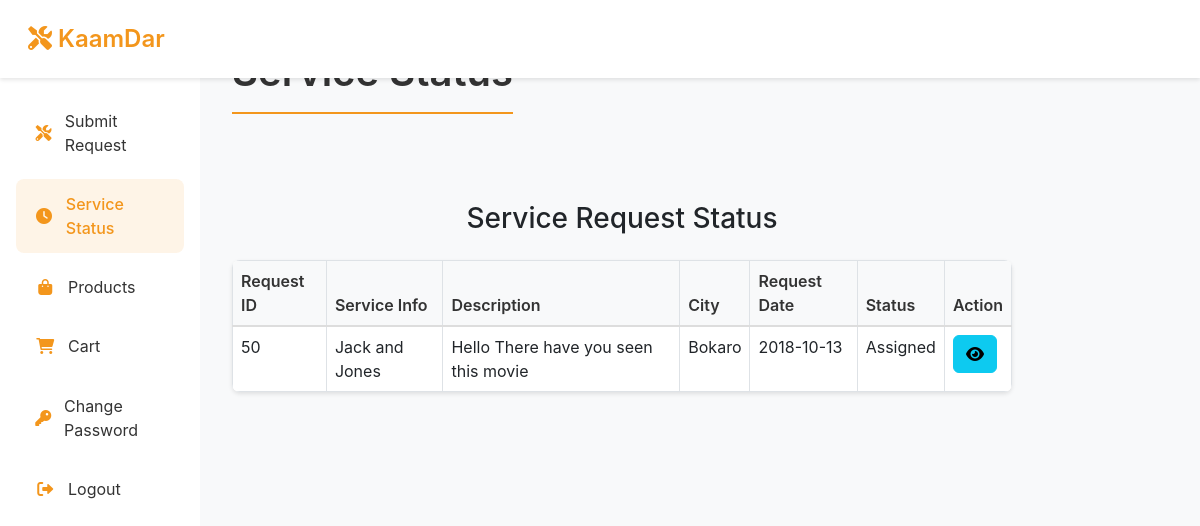
Screenshot of /Kaamdar_PHP/Requester/ServiceStatus.php (signed in) with the database file from the repository.
### tables this page shows
CREATE TABLE `submitrequest_tb` (
  `request_id` int(11) NOT NULL,
  `request_info` text NOT NULL,
  `request_desc` text NOT NULL,
  `requester_name` varchar(60) NOT NULL,
  `requester_add1` text NOT NULL,
  `requester_add2` text NOT NULL,
  `requester_city` varchar(60) NOT NULL,
  `requester_state` varchar(60) NOT NULL,
  `requester_zip` int(11) NOT NULL,
  `requester_email` varchar(60) NOT NULL,
  `requester_mobile` bigint(11) NOT NULL,
  `request_date` date NOT NULL
);

### Kaamdar_PHP/Requester/ServiceStatus.php (the view, shortened to what this page needs)
<?php
include('includes/header.php');
include('../dbConnection.php');
if($_SESSION['is_login']){
    $rEmail = $_SESSION['rEmail'];
} else {
    echo "<script> location.href='RequesterLogin.php'; </script>";
}
?>
<div class="col-sm-9 col-md-10 mt-5">
    <div class="row">
        <div class="col-md-12">
            <h3 class="text-center mb-4">Service Request Status</h3>
            <?php
            $sql = "SELECT * FROM submitrequest_tb WHERE requester_email = ?";
            $stmt = $conn->prepare($sql);
            $stmt->bind_param("s", $rEmail);
            $stmt->execute();
            $result = $stmt->get_result();
            if($result->num_rows > 0) {
                echo '<table class="table table-bordered">
                    <thead>
                        <tr>
                            <th>Request ID</th>
                            <th>Service Info</th>
                            <th>Description</th>
                            <th>City</th>
                            <th>Request Date</th>
                            <th>Status</th>
                            <th>Action</th>
                        </tr>
                    </thead>
                    <tbody>';
                while($row = $result->fetch_assoc()) {
                    $assign_sql = "SELECT * FROM assignwork_tb WHERE request_id = ?";
                    $assign_stmt = $conn->prepare($assign_sql);
                    $assign_stmt->bind_param("i", $row['request_id']);
                    $assign_stmt->execute();
                    $assign_result = $assign_stmt->get_result();
                    $status = "Pending";
                    if($assign_result->num_rows > 0) {
                        $status = "Assigned";
                    }
                    echo '<tr>
                        <td>'.$row['request_id'].'</td>
                        <td>'.$row['request_info'].'</td>
                        <td>'.$row['request_desc'].'</td>
                        <td>'.$row['requester_city'].'</td>
                        <td>'.$row['request_date'].'</td>
                        <td>'.$status.'</td>
                        <td>
                            <a href="ViewAssignedWork.php?id='.$row['request_id'].'" class="btn btn-info">
                                <i class="fas fa-eye"></i>
                            </a>
                        </td>
                    </tr>';
                }
                echo '</tbody></table>';
            }
            ?>
        </div>
    </div>
</div>
<?php include('includes/footer.php'); ?>

### Kaamdar_PHP/Requester/includes/header.php (style rules this page uses)
:root { --primary-color: #f3961c; --secondary-color: #333; --accent-color: #f3961c; --text-color: #333; --light-bg: #f8f9fa; --dark-bg: #333; }
body { background-color: var(--light-bg); font-family: -apple-system, BlinkMacSystemFont, "Segoe UI", Roboto, Helvetica, Arial, sans-serif; }
.table { background: white; border-radius: 8px; overflow: hidden; box-shadow: 0 2px 4px rgba(0,0,0,0.1); }
.table thead th { background: var(--light-bg); border-bottom: 2px solid #ddd; font-weight: 600; color: var(--text-color); }

### rows the page displays
submitrequest_tb: request_id "50", request_info "Jack and Jones", request_desc "Hello There have you seen this movie", requester_city "Bokaro", request_date "2018-10-13", status "Assigned"
